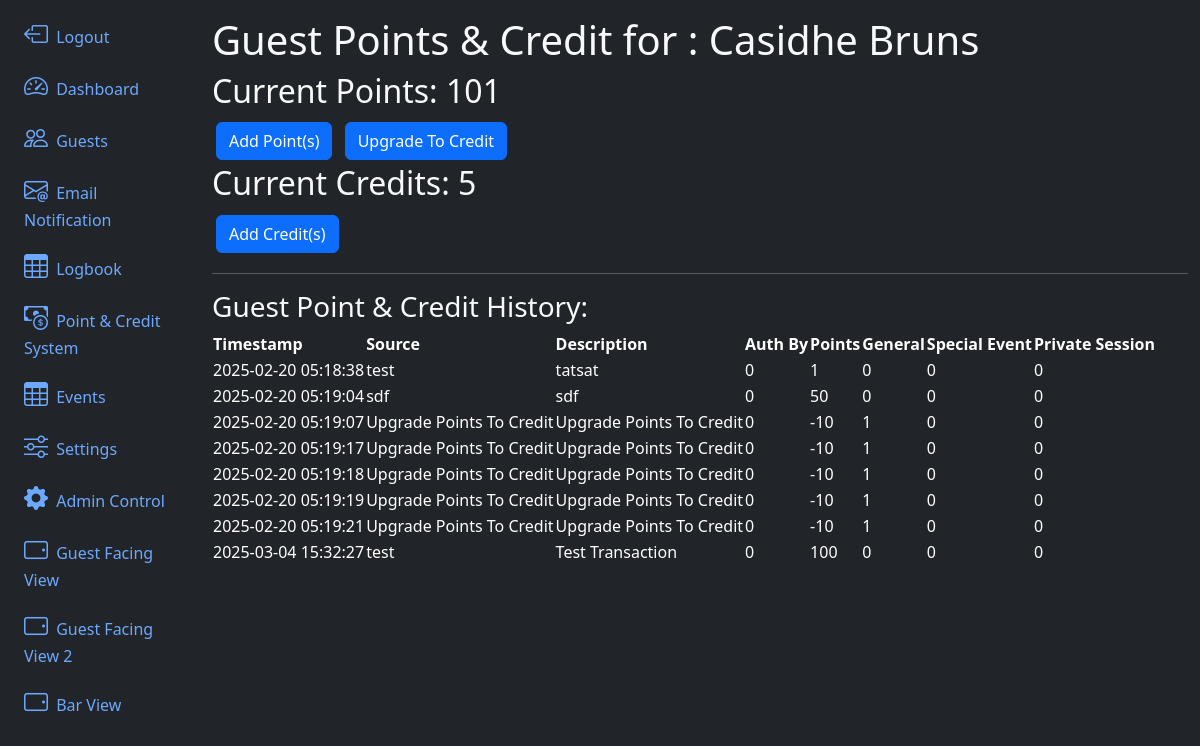
/guestCredit/0, run on an earlier commit of the app's database.
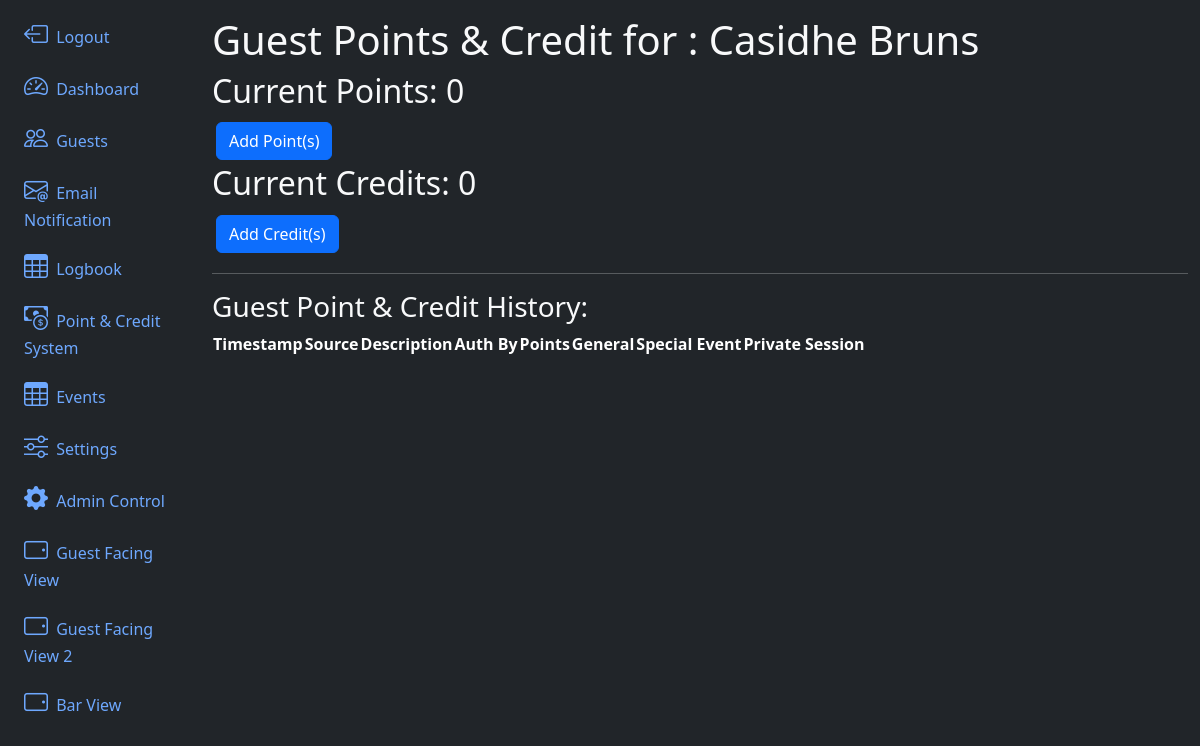
And on a later commit of the database.
### app/models.py (models this page shows)
@dataclass
class GuestCredit(db.Model):
    id:int = db.Column(db.Integer, primary_key=True)
    lastUpdate = db.Column(db.DateTime(timezone=True), server_default=None)
    guest_id = db.Column(db.Integer, db.ForeignKey('guest.id'), nullable=False)
    points:int  = db.Column(db.Integer, nullable=False, default=0)
    generalAmount:int  = db.Column(db.Integer, nullable=False, default=0)
    specialEventAmount:int  = db.Column(db.Integer, nullable=False, default=0)
    privateSessionAmount:int  = db.Column(db.Integer, nullable=False, default=0)

@dataclass
class CreditTransactionLog(db.Model):
    id:int = db.Column(db.Integer, primary_key=True)
    timestamp = db.Column(db.DateTime(timezone=True), server_default=func.now())
    guest = db.Column(db.Integer,  db.ForeignKey('guest.id'), nullable=False)
    authorizedSource:str  = db.Column(db.String(100), nullable=False)
    authorizedBy  = db.Column(db.Integer, db.ForeignKey('guest.id'))
    pointChange:int  = db.Column(db.Integer, nullable=False, default=0)
    generalAmountChange:int  = db.Column(db.Integer, nullable=False, default=0)
    specialEventAmountChange:int  = db.Column(db.Integer, nullable=False, default=0)
    privateSessionAmountChange:int  = db.Column(db.Integer, nullable=False, default=0)
    description:str  = db.Column(db.String(200), nullable=False)

### app/routes.py (the view, shortened to what this page needs)
@app.route('/guestCredit/<id>', methods=['GET', 'POST'])
def guestCredit(id):
    if(id is None):
        return redirect(url_for('guests', guests=Guest.query.all()))
    _guest = Guest.query.filter_by(id=id).first()
    guestCredit = GuestCredit.query.filter_by(guest_id=_guest.id).first()
    print(_guest, guestCredit)
    return render_template('guestCredit.html',settings=Setting.query.first(), guest=_guest, guestCredit=GuestCredit.query.filter_by(guest=_guest).first(), guestCreditLog=CreditTransactionLog.query.filter_by(guest=_guest.id).all())

### app/models.py (called while the page is built)
    def __str__(self):
        return f'{self.name}'

### app/templates/guestCredit.html
{% extends 'layout.html' %}
{% block content %}
<h1>Guest Points & Credit for : {{guest.name}}</h1>
{% if guest.credit %}
{% if guestCredit.points >= settings.points_per_credit %}
<h2>Current Points: {{ guestCredit.points }}</h2><a href="/guestCredit/{{ guest.id }}/addPoints" class="btn btn-primary m-1">Add Point(s)</a> <a href="/guestCredit/{{ guest.id }}/upgradePoints" class="btn btn-primary m-1">Upgrade To Credit</a>
{% else %}
<h2>Current Points: {{ guestCredit.points }}</h2><a href="/guestCredit/{{ guest.id }}/addPoints" class="btn btn-primary m-1">Add Point(s)</a>
{% endif %}
<h2>Current Credits: {{ guestCredit.generalAmount }}</h2>
<a href="/guestCredit/{{ guest.id }}/addCredits" class="btn btn-primary m-1">Add Credit(s)</a>
<hr>
<h3>Guest Point & Credit History:</h3>
<table class="table-dark rounded-3 overflow-hidden " data-toggle="table" >
    <thead>
        <tr>
            <th data-sortable="true" scope="col">Timestamp</th>
            <th data-sortable="true" scope="col">Source</th>
            <th data-sortable="true" scope="col">Description</th>
            <th data-sortable="true" scope="col">Auth By</th>
            <th data-sortable="true" scope="col">Points</th>
            <th data-sortable="true" scope="col">General</th>
            <th data-sortable="true" scope="col">Special Event</th>
            <th data-sortable="true" scope="col">Private Session</th>
        </tr>
    </thead>
    <tbody>
        {% for logItem in guestCreditLog %}
        <tr>
            <td scope="row">{{ logItem.timestamp }}</td>
            <td scope="row">{{ logItem.authorizedSource }}</td>
            <td scope="row">{{ logItem.description }}</td>
            <td scope="row">{{ logItem.authorizedBy }}</td>
            <td scope="row">{{ logItem.pointChange }}</td>
            <td scope="row">{{ logItem.generalAmountChange }}</td>
            <td scope="row">{{ logItem.specialEventAmountChange }}</td>
            <td scope="row">{{ logItem.privateSessionAmountChange }}</td>
        </tr>
        {% endfor %}
    </tbody>
</table>
{% else %}
<h2>Guest has no credit account established</h2>
{% endif %}
{% endblock content %}

What changed in the data, as far as the page shows it:
removed CreditTransactionLog: timestamp "2025-02-20 05:18:38", authorizedSource "test", description "tatsat", authorizedBy "0", pointChange "1", generalAmountChange "0", specialEventAmountChange "0", privateSessionAmountChange "0"
removed CreditTransactionLog: timestamp "2025-02-20 05:19:04", authorizedSource "sdf", description "sdf", authorizedBy "0", pointChange "50", generalAmountChange "0", specialEventAmountChange "0", privateSessionAmountChange "0"
removed CreditTransactionLog: timestamp "2025-02-20 05:19:07", authorizedSource "Upgrade Points To Credit", description "Upgrade Points To Credit", authorizedBy "0", pointChange "-10", generalAmountChange "1", specialEventAmountChange "0", privateSessionAmountChange "0"
removed CreditTransactionLog: timestamp "2025-02-20 05:19:17", authorizedSource "Upgrade Points To Credit", description "Upgrade Points To Credit", authorizedBy "0", pointChange "-10", generalAmountChange "1", specialEventAmountChange "0", privateSessionAmountChange "0"
removed CreditTransactionLog: timestamp "2025-02-20 05:19:18", authorizedSource "Upgrade Points To Credit", description "Upgrade Points To Credit", authorizedBy "0", pointChange "-10", generalAmountChange "1", specialEventAmountChange "0", privateSessionAmountChange "0"
removed CreditTransactionLog: timestamp "2025-02-20 05:19:19", authorizedSource "Upgrade Points To Credit", description "Upgrade Points To Credit", authorizedBy "0", pointChange "-10", generalAmountChange "1", specialEventAmountChange "0", privateSessionAmountChange "0"
removed CreditTransactionLog: timestamp "2025-02-20 05:19:21", authorizedSource "Upgrade Points To Credit", description "Upgrade Points To Credit", authorizedBy "0", pointChange "-10", generalAmountChange "1", specialEventAmountChange "0", privateSessionAmountChange "0"
removed CreditTransactionLog: timestamp "2025-03-04 15:32:27", authorizedSource "test", description "Test Transaction", authorizedBy "0", pointChange "100", generalAmountChange "0", specialEventAmountChange "0", privateSessionAmountChange "0"
changed GuestCredit: generalAmount "5" → "0"; points "101" → "0"
Also different on the page:
text no longer shown: "Upgrade To Credit"
